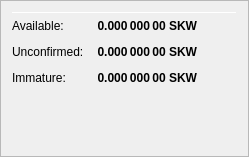
                   <widget class="QFrame" name="frame_ZerocoinBalances">
                    <property name="frameShape">
                     <enum>QFrame::StyledPanel</enum>
                    </property>
                    <property name="frameShadow">
                     <enum>QFrame::Raised</enum>
                    </property>
                    <layout class="QVBoxLayout" name="verticalLayout_7">
                     <item>
                      <layout class="QHBoxLayout" name="horizontalLayout_8" stretch="0">
                       <!--<item>
                        <widget class="QLabel" name="label_5z_3">
                         <property name="minimumSize">
                          <size>
                           <width>0</width>
                           <height>20</height>
                          </size>
                         </property>
                         <property name="font">
                          <font>
                           <pointsize>12</pointsize>
                           <weight>75</weight>
                           <bold>true</bold>
                          </font>
                         </property>
                         <property name="text">
                          <string>xSKW Balance</string>
                         </property>
                        </widget>
                       </item>-->
                       <!--<item>
                        <widget class="QLabel" name="labelxSKWPercent">
                         <property name="text">
                          <string notr="true">0 %</string>
                         </property>
                        </widget>
                       </item>
                       <item>
                        <spacer name="horizontalSpacer_11">
                         <property name="orientation">
                          <enum>Qt::Horizontal</enum>
                         </property>
                         <property name="sizeHint" stdset="0">
                          <size>
                           <width>40</width>
                           <height>20</height>
                          </size>
                         </property>
                        </spacer>
                       </item>-->
                      </layout> 
                     </item>
                     <item>
                      <widget class="Line" name="line_ZerocoinBalance">
                       <property name="minimumSize">
                        <size>
                         <width>0</width>
                         <height>1</height>
                        </size>
                       </property>
                       <property name="maximumSize">
                        <size>
                         <width>16777215</width>
                         <height>1</height>
                        </size>
                       </property>
                       <property name="orientation">
                        <enum>Qt::Horizontal</enum>
                       </property>
                      </widget>
                     </item>
                     <item>
                      <layout class="QGridLayout" name="gridLayout_5">
                       <property name="spacing">
                        <number>12</number>
                       </property>
                       <item row="1" column="0">
                        <widget class="QLabel" name="labelzBalanceMatureText">
                         <property name="toolTip">
                          <string>Mature: more than 20 confirmation and more than 3 mints of the same denomination after it was minted.
These xSKW are spendable.</string>
                         </property>
                         <property name="text">
                          <string>Available:</string>
                         </property>
                        </widget>
                       </item>
                       <item row="1" column="1">
                        <widget class="QLabel" name="labelzBalanceMature">
                         <property name="font">
                          <font>
                           <weight>75</weight>
                           <bold>true</bold>
                          </font>
                         </property>
                         <property name="toolTip">
                          <string>Mature: more than 20 confirmation and more than 3 mints of the same denomination after it was minted.
These xSKW are spendable.</string>
                         </property>
                         <property name="text">
                          <string notr="true">0.000 000 00 SKW</string>
                         </property>
                         <property name="alignment">
                          <set>Qt::AlignRight|Qt::AlignTrailing|Qt::AlignVCenter</set>
                         </property>
                        </widget>
                       </item>
                       <item row="2" column="0">
                        <widget class="QLabel" name="labelzBalanceUnconfirmedText">
                         <property name="toolTip">
                          <string>Unconfirmed: less than 20 confirmations
Immature: confirmed, but less than 3 mints of the same denomination after it was minted</string>
                         </property>
                         <property name="text">
                          <string>Unconfirmed:</string>
                         </property>
                        </widget>
                       </item>
                       <item row="2" column="1">
                        <widget class="QLabel" name="labelzBalanceUnconfirmed">
                         <property name="font">
                          <font>
                           <weight>75</weight>
                           <bold>true</bold>
                          </font>
                         </property>
                         <property name="toolTip">
                          <string>Unconfirmed: less than 20 confirmations
Immature: confirmed, but less than 3 mints of the same denomination after it was minted</string>
                         </property>
                         <property name="text">
                          <string notr="true">0.000 000 00 SKW</string>
                         </property>
                         <property name="alignment">
                          <set>Qt::AlignRight|Qt::AlignTrailing|Qt::AlignVCenter</set>
                         </property>
                        </widget>
                       </item>
                       <item row="3" column="0">
                        <widget class="QLabel" name="labelzBalanceImmatureText">
                         <property name="toolTip">
                          <string>Unconfirmed: less than 20 confirmations
Immature: confirmed, but less than 3 mints of the same denomination after it was minted</string>
                         </property>
                         <property name="text">
                          <string>Immature:</string>
                         </property>
                        </widget>
                       </item>
                       <item row="3" column="1">
                        <widget class="QLabel" name="labelzBalanceImmature">
                         <property name="font">
                          <font>
                           <weight>75</weight>
                           <bold>true</bold>
                          </font>
                         </property>
                         <property name="toolTip">
                          <string>Unconfirmed: less than 20 confirmations
Immature: confirmed, but less than 3 mints of the same denomination after it was minted</string>
                         </property>
                         <property name="text">
                          <string notr="true">0.000 000 00 SKW</string>
                         </property>
                         <property name="alignment">
                          <set>Qt::AlignRight|Qt::AlignTrailing|Qt::AlignVCenter</set>
                         </property>
                        </widget>
                       </item>
                       <!--<item row="4" column="0">
                        <widget class="QLabel" name="labelzBalanceText">
                         <property name="toolTip">
                          <string>Your current xSKW balance, unconfirmed and immature xSKW included.</string>
                         </property>
                         <property name="text">
                          <string>Total:</string>
                         </property>
                        </widget>
                       </item>-->
                       <!--<item row="4" column="1">
                        <widget class="QLabel" name="labelzBalance">
                         <property name="font">
                          <font>
                           <weight>75</weight>
                           <bold>true</bold>
                          </font>
                         </property>
                         <property name="cursor">
                          <cursorShape>IBeamCursor</cursorShape>
                         </property>
                         <property name="toolTip">
                          <string>Your current xSKW balance, unconfirmed and immature xSKW included.</string>
                         </property>
                         <property name="text">
                          <string notr="true">0.000 000 00 SKW</string>
                         </property>
                         <property name="alignment">
                          <set>Qt::AlignRight|Qt::AlignTrailing|Qt::AlignVCenter</set>
                         </property>
                         <property name="textInteractionFlags">
                          <set>Qt::LinksAccessibleByMouse|Qt::TextSelectableByKeyboard|Qt::TextSelectableByMouse</set>
                         </property>
                        </widget>
                       </item>-->
                       <item row="4" column="2">
                        <spacer name="horizontalSpacer_4">
                         <property name="orientation">
                          <enum>Qt::Horizontal</enum>
                         </property>
                         <property name="sizeHint" stdset="0">
                          <size>
                           <width>40</width>
                           <height>20</height>
                          </size>
                         </property>
                        </spacer>
                       </item>
                      </layout> 
                     </item>
                     <item>
                      <spacer name="verticalSpacer_4">
                       <property name="orientation">
                        <enum>Qt::Vertical</enum>
                       </property>
                       <property name="sizeHint" stdset="0">
                        <size>
                         <width>20</width>
                         <height>40</height>
                        </size>
                       </property>
                      </spacer>
                     </item>
                    </layout>
                   </widget>
